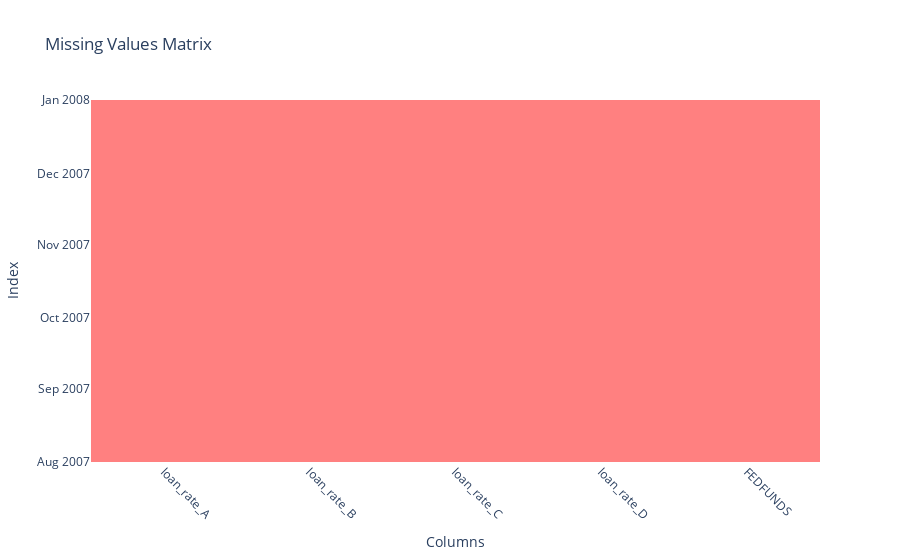

The code cell stored with this chart in its notebook:
### Markdown cell above
Create a matrix plot to show the pattern of missing values in the dataset.

### Code cell
# Create a boolean dataframe indicating missing values (True if missing)
missing_values_bool = df.isnull()

# Replace True with 1 and False with 0
missing_values_matrix = missing_values_bool.replace({True: 1, False: 0})

fig = go.Figure()

fig.add_trace(go.Heatmap(
    z=missing_values_matrix.T,  # Transpose the matrix to match the orientation
    x=missing_values_matrix.columns,
    y=missing_values_matrix.index,
    colorscale=[[0, 'white'], [1, 'red']],
    showscale=False
))

fig.update_layout(
    title="Missing Values Matrix",
    xaxis_title="Columns",
    yaxis_title="Index",
    xaxis=dict(tickangle=45),  # Rotate column labels for better readability
)

fig.show()

### Figure 1 — Plotly figure (JSON) as saved in the notebook; plotly's stock layout.template omitted (floating-point values rounded to 4 significant figures; data arrays with more than 128 entries replaced by an {"elided": "..."} marker saying what was removed)
{"data": [{"colorscale": [[0, "white"], [1, "red"]], "showscale": false, "type": "heatmap", "x": ["loan_rate_A", "loan_rate_B", "loan_rate_C", "loan_rate_D", "FEDFUNDS"], "y": {"elided": "137 str values"}, "z": {"elided": "5x137 int values"}}], "layout": {"title": {"text": "Missing Values Matrix"}, "xaxis": {"tickangle": 45, "title": {"text": "Columns"}}, "yaxis": {"title": {"text": "Index"}}}}
